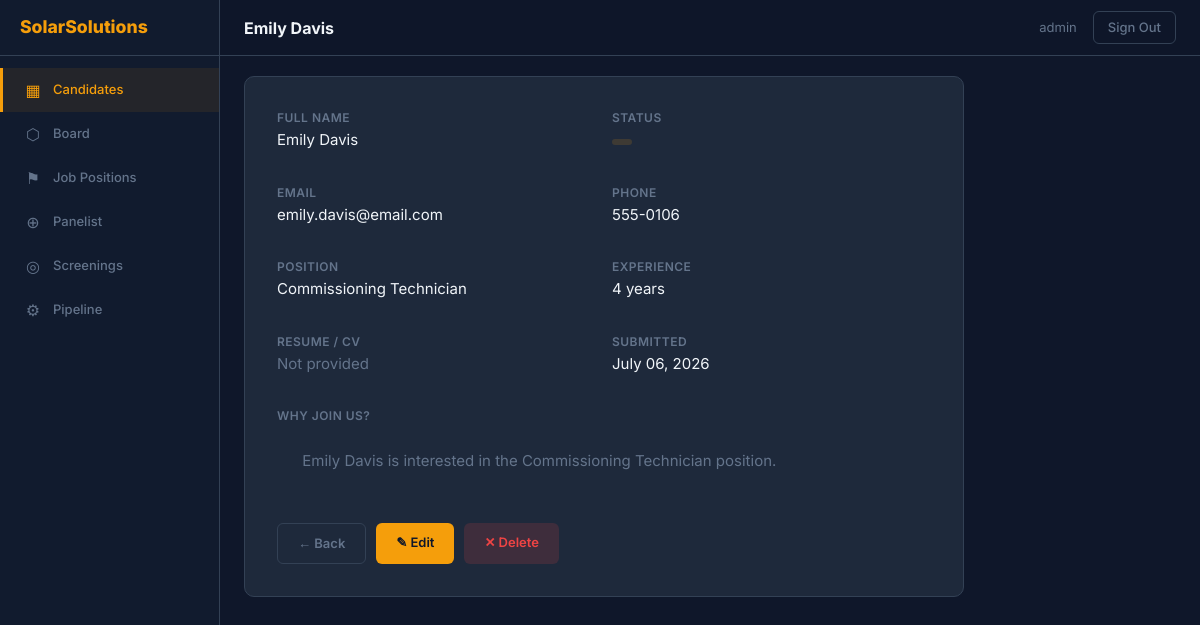
/solarsolutions/candidates/10/ (signed in), run on an earlier commit of the app's database.
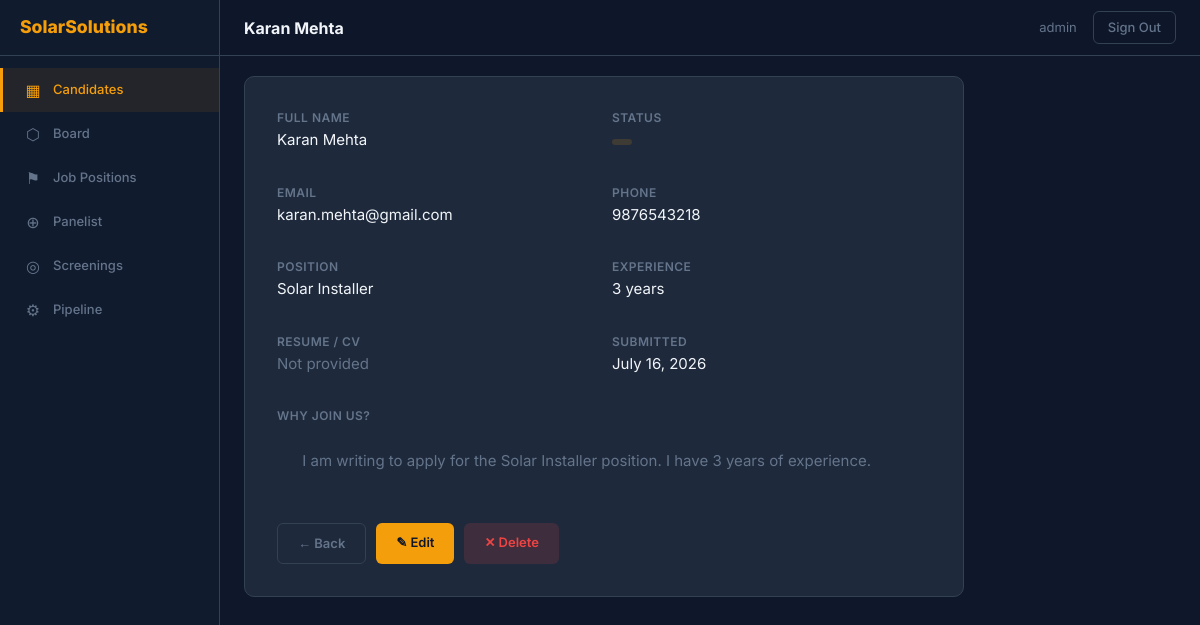
And on a later commit of the database.
### api/models.py (models this page shows, shortened)
class Application(models.Model):
    company = models.ForeignKey(Company, on_delete=models.CASCADE, related_name='applications')
    full_name = models.CharField('Full Name', max_length=200)
    email = models.EmailField('Email Address')
    phone = models.CharField('Phone Number', max_length=30)
    position = models.CharField('Position', max_length=200)
    experience = models.PositiveIntegerField('Years of Experience')
    resume = models.FileField('Resume / CV', upload_to='resumes/', blank=True, null=True)
    cover_letter = models.TextField('Why join us?')
    status = models.CharField('Status', max_length=30, default='new')
    submitted_at = models.DateTimeField('Submitted', auto_now_add=True)
    class Meta:
        ordering = ['-submitted_at']
        verbose_name = 'Application'
        verbose_name_plural = 'Applications'

### adminpanel/views.py (the view)
# urls.py: path('candidates/<int:pk>/', views.candidate_detail, name='candidate_detail'),
@company_login_required
def candidate_detail(request, pk, company_slug=None):
    candidate = get_object_or_404(Application, company=request.company, pk=pk)
    return render(request, 'adminpanel/candidate_detail.html', {
        'candidate': candidate,
        'company': request.company,
    })

### adminpanel/views.py (called while the page is built)
def company_login_required(view_func):
    @wraps(view_func)
    def wrapper(request, *args, **kwargs):
        if request.user.is_authenticated:
            return view_func(request, *args, **kwargs)
        if request.company:
            return redirect('admin_login', company_slug=request.company.slug)
        return redirect('landing')
    return wrapper

### adminpanel/templates/adminpanel/candidate_detail.html (shortened to what this page needs)
{% extends 'adminpanel/base.html' %}
{% block page_title %}{{ candidate.full_name }}{% endblock %}
{% block content %}
<div class="detail-card">
  <div class="grid">
    <div class="field">
      <label>Full Name</label>
      <div class="value">{{ candidate.full_name }}</div>
    </div>
    <div class="field">
      <label>Status</label>
      <div class="value">
        {% with s=candidate.status %}
        <span class="status-tag
          {% if s == 'selected' or s == 'accepted' or s == 'onboarded' %}status-positive
          {% elif s == 'rejected' %}status-rejected
          {% elif s == 'new' or s == 'screening' %}status-new
          {% else %}status-warn{% endif %}">
        </span>
        {% endwith %}
      </div>
    </div>
    <div class="field">
      <label>Email</label>
      <div class="value">{{ candidate.email }}</div>
    </div>
    <div class="field">
      <label>Phone</label>
      <div class="value">{{ candidate.phone }}</div>
    </div>
    <div class="field">
      <label>Position</label>
      <div class="value">{{ candidate.position }}</div>
    </div>
    <div class="field">
      <label>Experience</label>
      <div class="value">{{ candidate.experience }} years</div>
    </div>
    <div class="field">
      <label>Resume / CV</label>
      <div class="value">
        {% if candidate.resume %}
          <a href="{{ candidate.resume.url }}" target="_blank">Download CV</a>
        {% else %}
          <span style="color:var(--color-text-muted);">Not provided</span>
        {% endif %}
      </div>
    </div>
    <div class="field">
      <label>Submitted</label>
      <div class="value">{{ candidate.submitted_at|date:"F d, Y" }}</div>
    </div>
  </div>
  <div class="field" style="margin-top:16px;">
    <label>Why join us?</label>
    <div class="value" style="white-space:pre-wrap;color:var(--color-text-muted);">
      {{ candidate.cover_letter }}
    </div>
  </div>
  <div class="actions-bar">
    <a href="{% url 'candidate_list' company_slug=company.slug %}" class="btn btn-back">← Back</a>
    <a href="{% url 'candidate_edit' company_slug=company.slug pk=candidate.pk %}" class="btn btn-edit">✎ Edit</a>
    <a href="{% url 'candidate_delete' company_slug=company.slug pk=candidate.pk %}" class="btn btn-del">✕ Delete</a>
  </div>
</div>
{% endblock %}

What changed in the data, as far as the page shows it:
changed Application: full_name "Emily Davis" → "Karan Mehta"; email "emily.davis@email.com" → "karan.mehta@gmail.com"; phone "555-0106" → "9876543218"; position "Commissioning Technician" → "Solar Installer"; experience "4" → "3"; submitted_at "July 06, 2026" → "July 16, 2026"; cover_letter "Emily Davis is interested in the Commissioning Technician position." → "I am writing to apply for the Solar Installer position. I have 3 years of experience."
